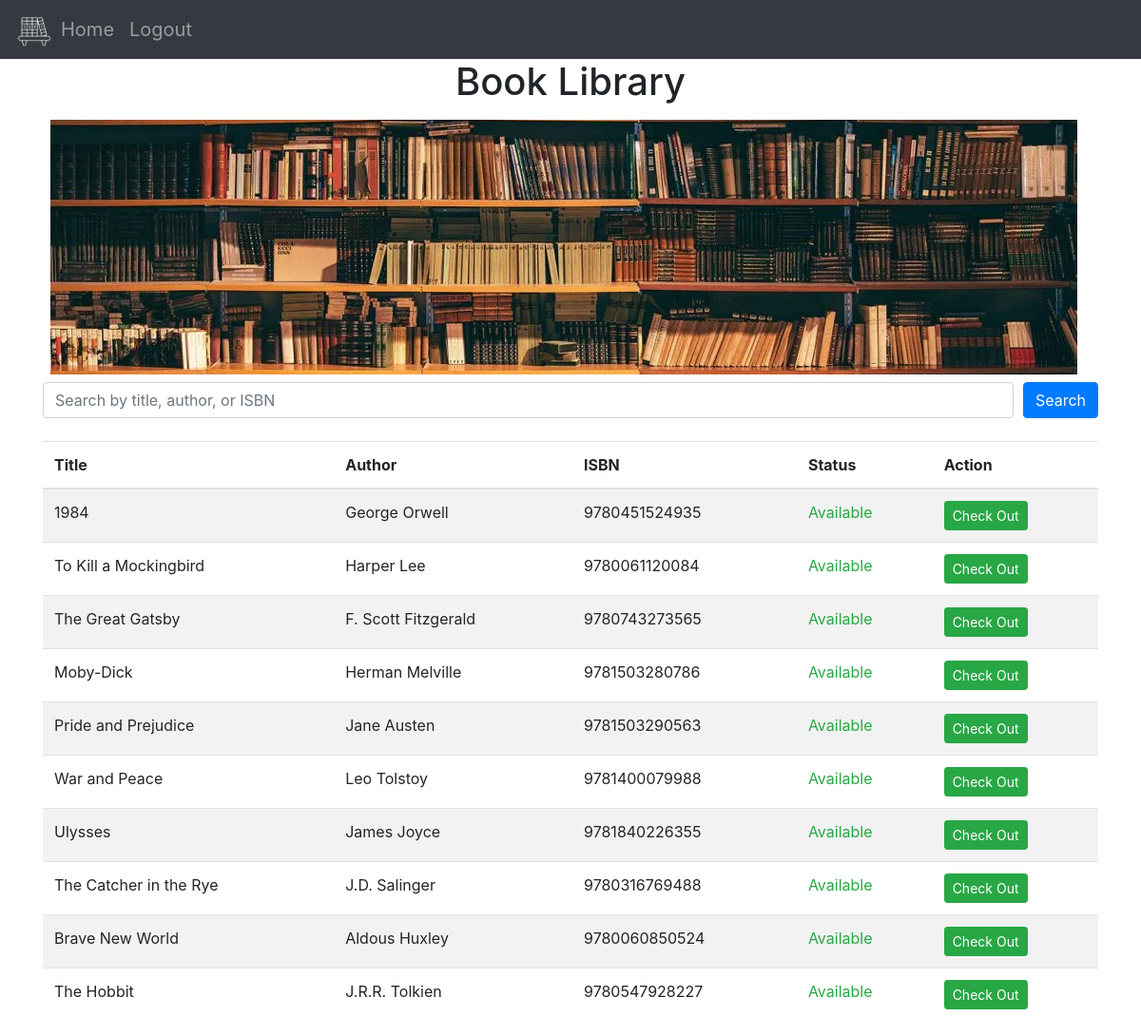
Page / (signed in) on the earlier database version.
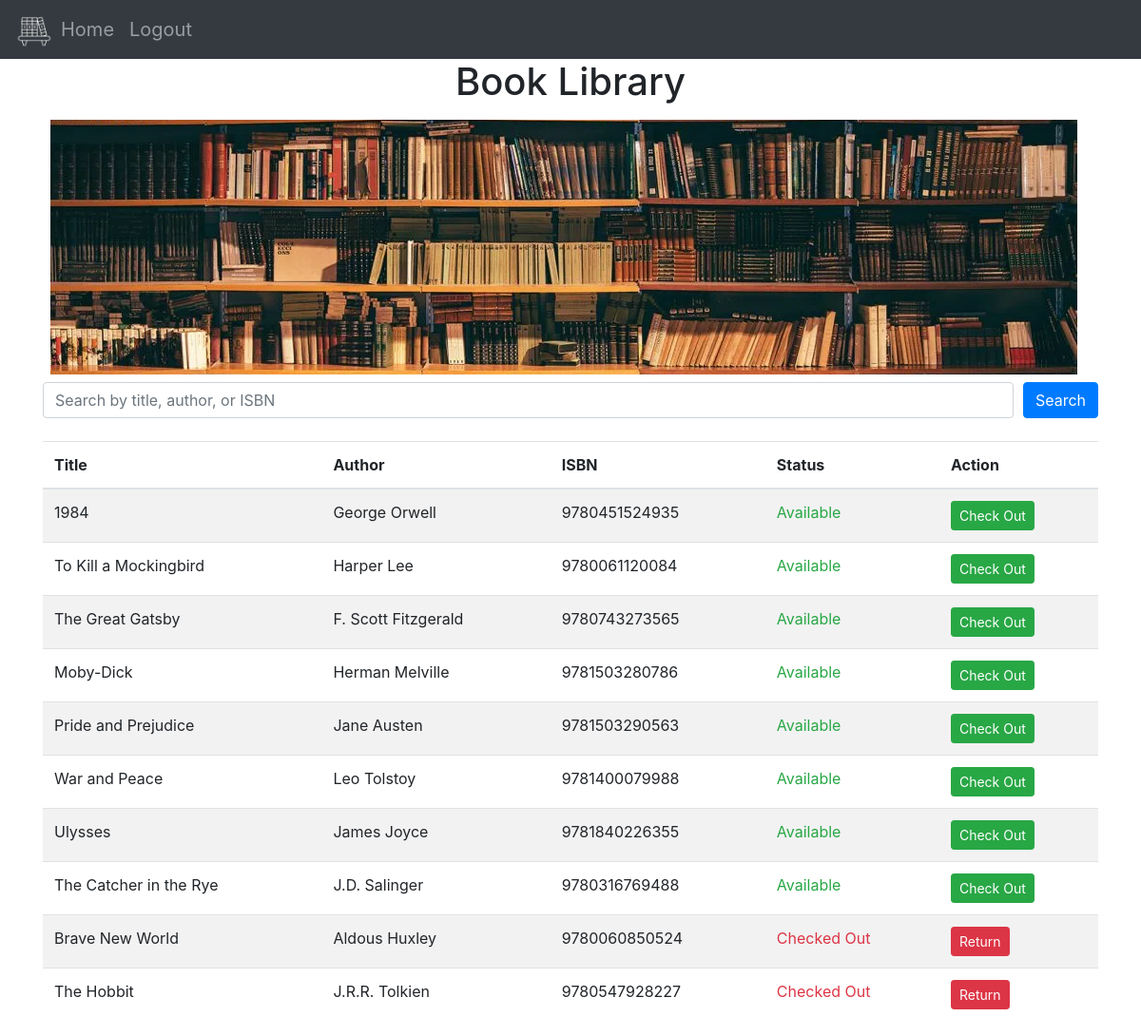
Same page on the later database version.
### website/models.py (models this page shows)
class Book(db.Model):
    id = db.Column(db.Integer, primary_key=True)
    title = db.Column(db.String(150), nullable=False)
    author = db.Column(db.String(150), nullable=False)
    isbn = db.Column(db.String(20), unique=True, nullable=False)
    available = db.Column(db.Integer, default=1)  # 1 = Available, 0 = Checked Out

### website/views.py (the view)
@views.route('/', methods=['GET', 'POST'])
@login_required
def home():
    print ("here")
    query = request.args.get('query', '').strip()
    print (query)
    if query:
        books = Book.query.filter(
            Book.title.contains(query) |
            Book.author.contains(query) |
            Book.isbn.contains(query)
        ).all()
    else:
        books = Book.query.all()
    print(books)
    return render_template("home.html", user=current_user, books=books)

### website/__init__.py (called while the page is built)
def create_app():
    app = Flask(__name__)
    app.config['SECRET_KEY'] = 'your_secret_key'
    app.config['SQLALCHEMY_DATABASE_URI'] = 'sqlite:///library.db'
    db.init_app(app)
    from .views import views
    from .auth import auth
    app.register_blueprint(views, url_prefix='/')
    app.register_blueprint(auth, url_prefix='/')
    from .models import User, Book  # Import the Book model
    with app.app_context():
        db.create_all()
    login_manager = LoginManager()
    login_manager.login_view = 'auth.login'
    login_manager.init_app(app)
    @login_manager.user_loader
    def load_user(id):
        return User.query.get(int(id))
    return app

### website/templates/home.html (shortened to what this page needs)
{% extends "base.html" %}
{% block content %}
<h1 align="center">Book Library</h1>
<img src="/static/bookshelves.png" style="margin: 8px;" />
<form method="GET" action="{{ url_for('views.home') }}" class="mb-4">
    <div class="form-row">
        <div class="col">
            <input type="text" class="form-control" name="query" placeholder="Search by title, author, or ISBN" value="{{ request.args.get('query', '') }}">
        </div>
        <div class="col-auto">
            <button type="submit" class="btn btn-primary">Search</button>
        </div>
    </div>
</form>
<div class="table-responsive">
    <table class="table table-striped">
        <thead>
            <tr>
                <th>Title</th>
                <th>Author</th>
                <th>ISBN</th>
                <th>Status</th>
                <th>Action</th>
            </tr>
        </thead>
        <tbody>
            {% for book in books %}
            <tr>
                <td>{{ book.title }}</td>
                <td>{{ book.author }}</td>
                <td>{{ book.isbn }}</td>
                <td>
                    {% if book.available %}
                        <span class="text-success">Available</span>
                    {% else %}
                        <span class="text-danger">Checked Out</span>
                    {% endif %}
                </td>
                <td>
                    {% if book.available %}
                        <form method="POST" action="{{ url_for('views.checkout_book', bookId=book.id) }}" style="display:inline;">
                            <button type="submit" class="btn btn-sm btn-success">Check Out</button>
                        </form>
                    {% else %}
                    <form method="POST" action="{{ url_for('views.checkin_book', bookId=book.id) }}" style="display:inline;">
                        <button type="submit" class="btn btn-sm btn-danger">Return</button>
                    </form>
                    {% endif %}
                </td>
            </tr>
            {% endfor %}
        </tbody>
    </table>
</div>
{% endblock %}

### website/templates/base.html (shortened to what this page needs)
<!DOCTYPE html>
<html>
  <head>
    <link
      rel="stylesheet"
      href="https://stackpath.bootstrapcdn.com/bootstrap/4.4.1/css/bootstrap.min.css"
    />
    <link
      rel="stylesheet"
      href="https://stackpath.bootstrapcdn.com/font-awesome/4.7.0/css/font-awesome.min.css"
    />
  </head>
  <body>
    <nav class="navbar navbar-expand-lg navbar-dark bg-dark">
      <div class="collapse navbar-collapse" id="navbar">
        <div class="navbar-nav">
          <img src="/static/bookshelf.png" height="40" style="margin-top: 5px" />
          {% if user.is_authenticated %}
          <a
            class="nav-item nav-link"
            id="home"
            href="/"
            style="font-size: 20px"
            >Home</a
          >
          <a class="nav-item nav-link" id="logout" href="/logout"  style="font-size: 20px">Logout</a>
          {% else %}
          <a class="nav-item nav-link" id="login" href="/login"  style="font-size: 20px">Login</a>
          <a class="nav-item nav-link" id="signUp" href="/sign-up"  style="font-size: 20px">Sign Up</a>
          {% endif %}
        </div>
      </div>
    </nav>
    <div class="container">{% block content %} {% endblock %}</div>
  </body>
</html>

Differences in the rows shown:
changed Book "Brave New World": available "Available Check Out" → "Checked Out Return"
changed Book "The Hobbit": available "Available Check Out" → "Checked Out Return"
